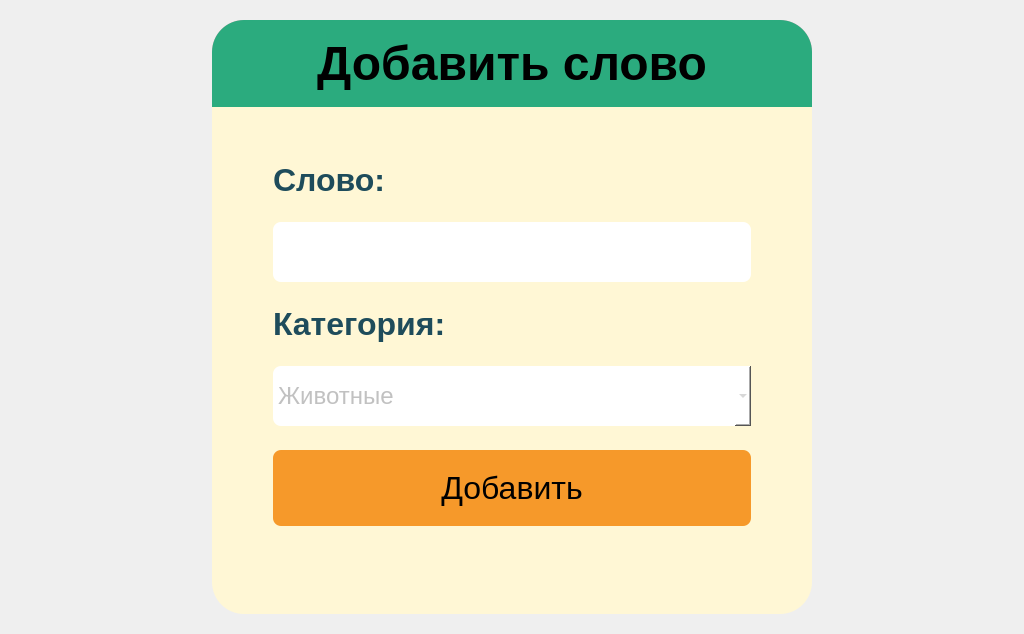
<?xml version="1.0" encoding="UTF-8"?>
<ui version="4.0">
 <class>addWordPage</class>
 <widget class="QWidget" name="addWordPage">
  <property name="geometry">
   <rect>
    <x>0</x>
    <y>0</y>
    <width>1024</width>
    <height>634</height>
   </rect>
  </property>
  <property name="minimumSize">
   <size>
    <width>1024</width>
    <height>600</height>
   </size>
  </property>
  <property name="windowTitle">
   <string>Form</string>
  </property>
  <property name="styleSheet">
   <string notr="true">#addWord {
	background-color: rgb(255, 208, 82);
	font-family: &quot;Nunito Sans&quot;;	
}</string>
  </property>
  <layout class="QHBoxLayout" name="horizontalLayout_2">
   <item>
    <spacer name="horizontalSpacer">
     <property name="orientation">
      <enum>Qt::Orientation::Horizontal</enum>
     </property>
     <property name="sizeHint" stdset="0">
      <size>
       <width>40</width>
       <height>20</height>
      </size>
     </property>
    </spacer>
   </item>
   <item>
    <widget class="QWidget" name="addWordMain" native="true">
     <property name="minimumSize">
      <size>
       <width>600</width>
       <height>0</height>
      </size>
     </property>
     <property name="styleSheet">
      <string notr="true">#addWordMain {

}</string>
     </property>
     <layout class="QVBoxLayout" name="verticalLayout_6">
      <property name="leftMargin">
       <number>0</number>
      </property>
      <property name="rightMargin">
       <number>0</number>
      </property>
      <item>
       <widget class="QWidget" name="addWordContainer" native="true">
        <property name="sizePolicy">
         <sizepolicy hsizetype="Preferred" vsizetype="Expanding">
          <horstretch>0</horstretch>
          <verstretch>0</verstretch>
         </sizepolicy>
        </property>
        <property name="minimumSize">
         <size>
          <width>0</width>
          <height>0</height>
         </size>
        </property>
        <property name="styleSheet">
         <string notr="true">#addWordContainer {
	background-color: rgb(255, 247, 213);
	border-radius: 32px;
}
</string>
        </property>
        <layout class="QVBoxLayout" name="verticalLayout_2">
         <property name="spacing">
          <number>24</number>
         </property>
         <property name="leftMargin">
          <number>0</number>
         </property>
         <property name="topMargin">
          <number>0</number>
         </property>
         <property name="rightMargin">
          <number>0</number>
         </property>
         <property name="bottomMargin">
          <number>0</number>
         </property>
         <item alignment="Qt::AlignmentFlag::AlignTop">
          <widget class="QFrame" name="addWordHeader">
           <property name="sizePolicy">
            <sizepolicy hsizetype="Expanding" vsizetype="Preferred">
             <horstretch>0</horstretch>
             <verstretch>0</verstretch>
            </sizepolicy>
           </property>
           <property name="styleSheet">
            <string notr="true">background-color: rgb(255, 170, 214);
border-top-left-radius: 32px;
border-top-right-radius: 32px;</string>
           </property>
           <property name="frameShape">
            <enum>QFrame::Shape::StyledPanel</enum>
           </property>
           <property name="frameShadow">
            <enum>QFrame::Shadow::Raised</enum>
           </property>
           <layout class="QHBoxLayout" name="horizontalLayout">
            <property name="leftMargin">
             <number>0</number>
            </property>
            <property name="topMargin">
             <number>0</number>
            </property>
            <property name="rightMargin">
             <number>0</number>
            </property>
            <property name="bottomMargin">
             <number>0</number>
            </property>
            <item>
             <widget class="QLabel" name="addWordTitle">
              <property name="font">
               <font>
                <pointsize>36</pointsize>
                <fontweight>ExtraBold</fontweight>
               </font>
              </property>
              <property name="styleSheet">
               <string notr="true">background-color: rgb(43, 171, 126);
padding: 16px;
font-weight:800;</string>
              </property>
              <property name="text">
               <string>Добавить слово</string>
              </property>
              <property name="alignment">
               <set>Qt::AlignmentFlag::AlignCenter</set>
              </property>
             </widget>
            </item>
           </layout>
          </widget>
         </item>
         <item>
          <widget class="QFrame" name="addWordMainContainer">
           <property name="styleSheet">
            <string notr="true">background-color: transparent;</string>
           </property>
           <property name="frameShape">
            <enum>QFrame::Shape::Panel</enum>
           </property>
           <property name="frameShadow">
            <enum>QFrame::Shadow::Raised</enum>
           </property>
           <property name="lineWidth">
            <number>1</number>
           </property>
           <layout class="QVBoxLayout" name="verticalLayout">
            <property name="spacing">
             <number>24</number>
            </property>
            <property name="leftMargin">
             <number>60</number>
            </property>
            <property name="topMargin">
             <number>30</number>
            </property>
            <property name="rightMargin">
             <number>60</number>
            </property>
            <property name="bottomMargin">
             <number>60</number>
            </property>
            <item>
             <layout class="QVBoxLayout" name="verticalLayout_4">
              <property name="bottomMargin">
               <number>0</number>
              </property>
              <item>
               <widget class="QLabel" name="addWordWordLb">
                <property name="font">
                 <font>
                  <pointsize>24</pointsize>
                  <bold>true</bold>
                 </font>
                </property>
                <property name="styleSheet">
                 <string notr="true">color: rgb(30, 76, 91);
font-weight: 700;</string>
                </property>
                <property name="text">
                 <string>Слово:</string>
                </property>
               </widget>
              </item>
              <item>
               <widget class="QLineEdit" name="addWordWordInput">
                <property name="sizePolicy">
                 <sizepolicy hsizetype="Expanding" vsizetype="Preferred">
                  <horstretch>0</horstretch>
                  <verstretch>0</verstretch>
                 </sizepolicy>
                </property>
                <property name="minimumSize">
                 <size>
                  <width>0</width>
                  <height>60</height>
                 </size>
                </property>
                <property name="styleSheet">
                 <string notr="true">background-color: rgb(255, 255, 255);
border-radius: 8px;
color: #C1C1C1;
font-size: 24px;</string>
                </property>
               </widget>
              </item>
             </layout>
            </item>
            <item>
             <layout class="QVBoxLayout" name="verticalLayout_5">
              <property name="bottomMargin">
               <number>0</number>
              </property>
              <item>
               <widget class="QLabel" name="label_3">
                <property name="font">
                 <font>
                  <pointsize>24</pointsize>
                  <bold>true</bold>
                 </font>
                </property>
                <property name="styleSheet">
                 <string notr="true">color: rgb(30, 76, 91);
font-weight: 700;</string>
                </property>
                <property name="text">
                 <string>Категория:</string>
                </property>
               </widget>
              </item>
              <item>
               <widget class="QComboBox" name="comboBox">
                <property name="minimumSize">
                 <size>
                  <width>0</width>
                  <height>60</height>
                 </size>
                </property>
                <property name="styleSheet">
                 <string notr="true">background-color: rgb(255, 255, 255);
border-radius: 8px;
color: #C1C1C1;
font-size: 24px;</string>
                </property>
                <item>
                 <property name="text">
                  <string>Животные</string>
                 </property>
                </item>
                <item>
                 <property name="text">
                  <string>Транспорт</string>
                 </property>
                </item>
               </widget>
              </item>
             </layout>
            </item>
            <item alignment="Qt::AlignmentFlag::AlignVCenter">
             <widget class="QPushButton" name="btnCreateWord">
              <property name="font">
               <font>
                <pointsize>24</pointsize>
               </font>
              </property>
              <property name="styleSheet">
               <string notr="true">#btnCreateWord {
	background-color: rgb(246, 153, 42);
	padding: 20px 24px;
	border-radius: 8px;
}

#btnCreateWord:hover {
	background-color: rgb(226, 153, 42);
}
</string>
              </property>
              <property name="text">
               <string>Добавить</string>
              </property>
             </widget>
            </item>
            <item>
             <spacer name="verticalSpacer">
              <property name="orientation">
               <enum>Qt::Orientation::Vertical</enum>
              </property>
              <property name="sizeHint" stdset="0">
               <size>
                <width>20</width>
                <height>40</height>
               </size>
              </property>
             </spacer>
            </item>
           </layout>
          </widget>
         </item>
        </layout>
       </widget>
      </item>
     </layout>
    </widget>
   </item>
   <item>
    <spacer name="horizontalSpacer_2">
     <property name="orientation">
      <enum>Qt::Orientation::Horizontal</enum>
     </property>
     <property name="sizeHint" stdset="0">
      <size>
       <width>40</width>
       <height>20</height>
      </size>
     </property>
    </spacer>
   </item>
  </layout>
 </widget>
 <resources/>
 <connections/>
</ui>
